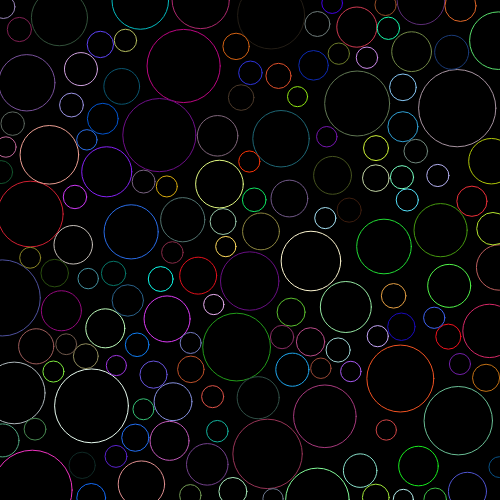
Frame 1 (no input)
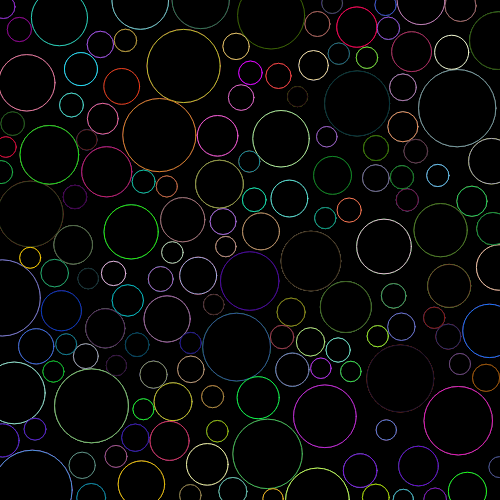
Frame 2 (the mouse pressed at the canvas centre, redrawn once)

The p5.js sketch that drew these frames (run headless with seeded random() and noise() and a simulated clock; the mouse was pressed at the canvas centre and the sketch redrawn once):

// p5.js sketch
// ── sketch.js
/**
 * @Author: viviennemulvey
 * @Date:   2020-09-23T09:26:27+01:00
 * @Last modified by:   viviennemulvey
 * @Last modified time: 2021-02-24T16:56:08+00:00
 */

let width = 500;
let height = 500;

let circles = [];
let numOfCircles = 150;

let minRadius = 10;
let maxRadius = 40;
let circle;





function setup() {
  createCanvas(width, height);
  background(0);
}

//Creating the circle class
class Circle {
  constructor(x, y, r) {
    this.position = createVector(x, y);
    this.radius = r;
  }
}


function draw() {
  noLoop();

  //Looping through the circles
  while (circles.length < numOfCircles) {
    circle = new Circle(random(width), random(height), random(minRadius, maxRadius));
    //console.log(circles.length)
    //console.log("working")


    //Looping through circles and setting each circle in the array to otherCircle
    //Checking the distance between the currentCircle and circle[i] for overlap
    let overlapping = false;
    let counter = 0;
    for (let i = 0; i < circles.length; i++) {
      let otherCircle = circles[i];
      let distance = dist(circle.position.x, circle.position.y, otherCircle.position.x, otherCircle.position.y);
      if (distance < circle.radius + otherCircle.radius) {
        //overlapping
        overlapping = true;
      }
    }

    if (!overlapping) {
      circles.push(circle);
    }

    counter++
    if(counter > 1000){
      break;
    }
}
  //noLoop();
  //Drawing the circles to screen
  for (let i = 0; i < circles.length; i++) {
    fill(0);
    stroke(random(255),random(255),random(255));
    ellipse(circles[i].position.x, circles[i].position.y, circles[i].radius * 2);

  }
  //console.log(circles.length)

}
